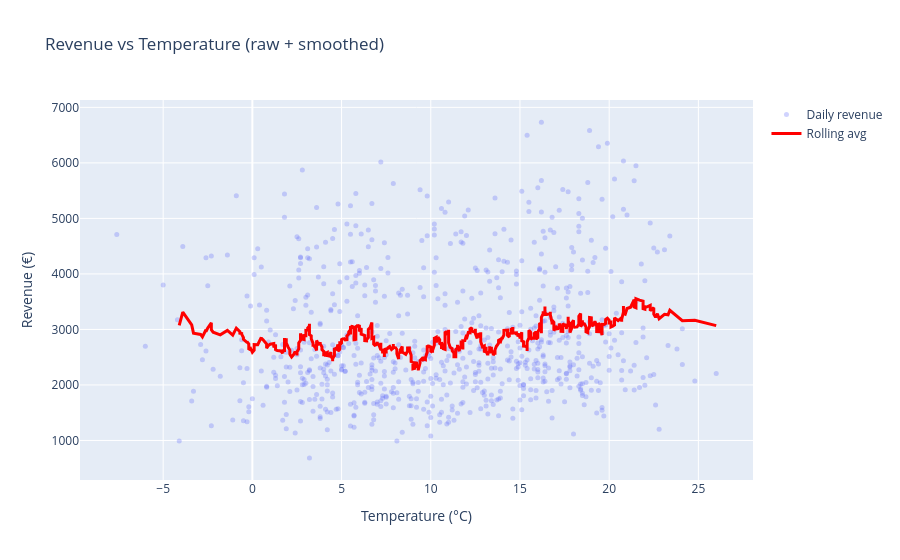

Here is the notebook cell this chart was saved with:
### Code cell
plot_df = revenue_weather.dropna(subset=["temperature_avg_c"]).sort_values("temperature_avg_c")

import plotly.graph_objects as go

fig = go.Figure()
fig.add_trace(go.Scatter(
    x=plot_df["temperature_avg_c"], y=plot_df["revenue"],
    mode="markers", name="Daily revenue",
    marker=dict(opacity=0.3, size=5),
))
# Rolling mean over sorted temperature = the "average revenue at this temp" curve
fig.add_trace(go.Scatter(
    x=plot_df["temperature_avg_c"],
    y=plot_df["revenue"].rolling(30, min_periods=5).mean(),
    mode="lines", name="Rolling avg", line=dict(color="red", width=3),
))
fig.update_layout(
    title="Revenue vs Temperature (raw + smoothed)",
    xaxis_title="Temperature (°C)", yaxis_title="Revenue (€)",
)
fig.show()

### Figure 1 — Plotly figure (JSON) as saved in the notebook; plotly's stock layout.template omitted (floating-point values rounded to 4 significant figures; data arrays with more than 128 entries replaced by an {"elided": "..."} marker saying what was removed)
{"data": [{"marker": {"opacity": 0.3, "size": 5}, "mode": "markers", "name": "Daily revenue", "type": "scatter", "x": {"elided": "731 float values"}, "y": {"elided": "731 float values"}}, {"line": {"color": "red", "width": 3}, "mode": "lines", "name": "Rolling avg", "type": "scatter", "x": {"elided": "731 float values"}, "y": {"elided": "731 float values"}}], "layout": {"title": {"text": "Revenue vs Temperature (raw + smoothed)"}, "xaxis": {"title": {"text": "Temperature (°C)"}}, "yaxis": {"title": {"text": "Revenue (€)"}}}}
